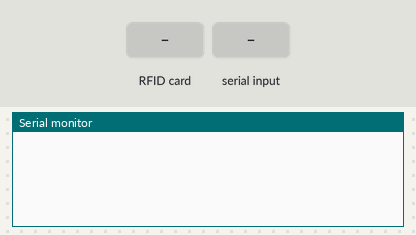
Bench run of a sketch on a simulated Arduino Uno, built with avr-gcc and run on an emulated ATmega328P. Parts: the last lines printed to the serial monitor. The test bench sets the inputs (shaded band).

Above: at 1.2 s.
1.3 s: RFID card 5E 7A 19 C4 held to the reader
At 1.7 s:
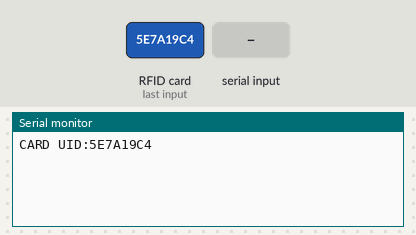
2.8 s: "WRTE" received over Serial
At 4.8 s:
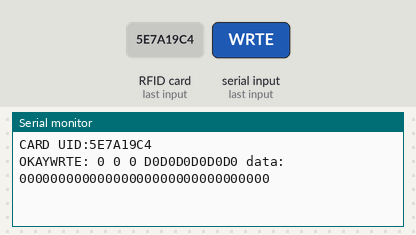
5.3 s: "READ" received over Serial
At 6.8 s:
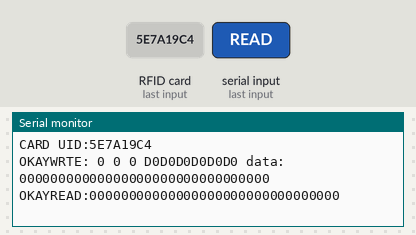
7.8 s: "CLSE" received over Serial
At 9.7 s:
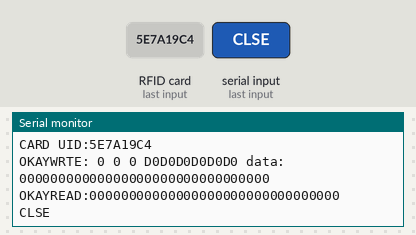

The sketch:

arduino.ino
```cpp
/*
 * CMD format: total length is 54 chars
 * | 4  |  4 | 2| 2| KEY        | Data
 *  WRTE   BA SZ TA FFFFFFFFFFFF 0123456789012345 * 2
 *  READ   BA SZ TA FFFFFFFFFFFF
 *  CLSE
 */

#include <SPI.h>
#include <MFRC522.h>

constexpr uint8_t RST_PIN  = 9;      // Configurable, see typical pin layout above
constexpr uint8_t SS_PIN   = 10;     // Configurable, see typical pin layout above
constexpr uint8_t ID_BLOCK = 4;      // id block
constexpr uint8_t ID_TRAILER_BLOCK = 7;

MFRC522 mfrc522(SS_PIN, RST_PIN);   // Create MFRC522 instance.

MFRC522::MIFARE_Key key;
MFRC522::PICC_Type piccType;

String cmd;

void setup() {
    // put your setup code here, to run once:
    Serial.begin(9600); // Initialize serial communications with the PC
    while (!Serial);    // Do nothing if no serial port is opened (added for Arduinos based on ATMEGA32U4)
    SPI.begin();        // Init SPI bus
    mfrc522.PCD_Init(); // Init MFRC522 card

    // Prepare the key (used both as key A and as key B)
    // using FFFFFFFFFFFFh which is the default at chip delivery from the factory
    for (byte i = 0; i < 6; i++) {
        key.keyByte[i] = 0xFF;
    }

    // Serial.println(F("Scan a MIFARE Classic PICC"));
    // Serial.print(F("Using key (for A and B):"));
    // dump_byte_array(key.keyByte, MFRC522::MF_KEY_SIZE);
    // Serial.println();
}

void loop() {
    // Look for new cards
    if ( ! mfrc522.PICC_IsNewCardPresent())
        return;

    // Select one of the cards
    if ( ! mfrc522.PICC_ReadCardSerial())
        return;

    // Show some details of the PICC (that is: the tag/card)
     Serial.print(F("CARD UID:"));
     dump_byte_array(mfrc522.uid.uidByte, mfrc522.uid.size);
     Serial.println();
    // Serial.print(F("PICC type: "));
    MFRC522::PICC_Type piccType = mfrc522.PICC_GetType(mfrc522.uid.sak);

    // Serial.println(mfrc522.PICC_GetTypeName(piccType));

    // Check for compatibility
    if ( piccType != MFRC522::PICC_TYPE_MIFARE_1K ) {
        Serial.println(F("This sample only works with MIFARE 1K Classic cards."));
        return;
    }

    byte blockAddr      = 0;
    byte size           = 0;
    byte trailerBlock   = 0;
    byte dataBlock[]    = {
        0x00, 0x00, 0x00, 0x00,
        0x00, 0x00, 0x00, 0x00,
        0x00, 0x00, 0x00, 0x00,
        0x00, 0x00, 0x00, 0x00,
        0x00, 0x00
    };

    byte buffer[18];
    MFRC522::StatusCode status;

    // Read command from Serial
    cmd = "";
    while (1) {
        if ( Serial.available() ) {
            cmd = Serial.readString();
        } else {
            continue;
        }
        if (cmd.length() < 4)
            continue;

        blockAddr    = cmd.substring(4, 8).toInt();
        size         = cmd.substring(8, 10).toInt();
        trailerBlock = cmd.substring(10, 12).toInt();
        byte pos = 12;

        for (byte i = 0; i < 6; i++) {
            byte hi, lo;
            hi = cmd[pos] >= 'A' ? cmd[pos] - 'A' + 10 : cmd[pos] - '0';
            pos++;
            lo = cmd[pos] >= 'A' ? cmd[pos] - 'A' + 10 : cmd[pos] - '0';
            pos++;
            key.keyByte[i] = hi * 16 + lo; // key is global
        }

        if (cmd.substring(0, 4) == "WRTE") {
            for (int i = 0; i < size; ++i) {
                byte hi, lo;
                hi = cmd[pos] >= 'A' ? cmd[pos] - 'A' + 10 : cmd[pos] - '0';
                pos++;
                lo = cmd[pos] >= 'A' ? cmd[pos] - 'A' + 10 : cmd[pos] - '0';
                pos++;
                dataBlock[i] = hi * 16 + lo;
            }

            if ( ! writeToBlock(blockAddr, trailerBlock, dataBlock, size)) {
                Serial.print("Close.\n");
                break; // end of cmd loop
            } else {
                Serial.print("OKAYWRTE: ");
            }
        } else if (cmd.substring(0, 4) == "READ") {
            size = sizeof(buffer);
            if ( ! readFromBlock(blockAddr, trailerBlock, buffer, size)) {
                Serial.print("CLSE.\n");
                break;
            } else {
                Serial.print("OKAYREAD:");
                dump_byte_array(buffer, 16);
            }
        } else if (cmd.substring(0, 4) == "CLSE") {
            Serial.print("CLSE\n");
            break; // end of cmd loop
        } else {
            Serial.print("CLSE. Wrong command.\n");
            break;
        }

        if (cmd.substring(0, 4) == "WRTE") {
            Serial.print(blockAddr, DEC);
            Serial.print(" ");
            Serial.print(size, DEC);
            Serial.print(" ");
            Serial.print(trailerBlock, DEC);
            Serial.print(" ");
            dump_byte_array(key.keyByte, MFRC522::MF_KEY_SIZE);
            Serial.print(" data: ");
            dump_byte_array(dataBlock, 16);
        }
        Serial.println();
    }

    // Halt PICC
    mfrc522.PICC_HaltA();
    // Stop encryption on PCD
    mfrc522.PCD_StopCrypto1();

    delay(1000);
}


int writeToBlock(byte blockAddr, byte trailerBlock, byte dataBlock[], byte size)
{
    MFRC522::StatusCode status;
    // Authenticate using key A or B
    status = (MFRC522::StatusCode) mfrc522.PCD_Authenticate(MFRC522::PICC_CMD_MF_AUTH_KEY_A, trailerBlock, &key, &(mfrc522.uid));
    if (status != MFRC522::STATUS_OK) {
        status = (MFRC522::StatusCode) mfrc522.PCD_Authenticate(MFRC522::PICC_CMD_MF_AUTH_KEY_B, trailerBlock, &key, &(mfrc522.uid));
        if (status != MFRC522::STATUS_OK) {
            Serial.print(F("FAIL: PCD_Authenticate() failed: "));
            Serial.println(mfrc522.GetStatusCodeName(status));
            return 0;
        }
    }

    status = (MFRC522::StatusCode) mfrc522.MIFARE_Write(blockAddr, dataBlock, size);
    if (status != MFRC522::STATUS_OK) {
        Serial.print(F("FAIL: MIFARE_Write() failed: "));
        Serial.println(mfrc522.GetStatusCodeName(status));
        return 0;
    }
    // dump_byte_array(dataBlock, 16); Serial.println();
    // Serial.println();
    return 1;
}

int readFromBlock(byte blockAddr, byte trailerBlock, byte buffer[], byte size)
{
    MFRC522::StatusCode status;
    // Authenticate using key A or B
    status = (MFRC522::StatusCode) mfrc522.PCD_Authenticate(MFRC522::PICC_CMD_MF_AUTH_KEY_A, trailerBlock, &key, &(mfrc522.uid));
    if (status != MFRC522::STATUS_OK) {
        status = (MFRC522::StatusCode) mfrc522.PCD_Authenticate(MFRC522::PICC_CMD_MF_AUTH_KEY_B, trailerBlock, &key, &(mfrc522.uid));
        if (status != MFRC522::STATUS_OK) {
            Serial.print(F("FAIL: PCD_Authenticate() failed: "));
            Serial.println(mfrc522.GetStatusCodeName(status));
            return 0;
        }
    }

    // Read block from sector-blockAddr
    status = (MFRC522::StatusCode) mfrc522.MIFARE_Read(blockAddr, buffer, &size);
    if (status != MFRC522::STATUS_OK) {
        Serial.print(F("FAIL: MIFARE_Read() failed: "));
        Serial.println(mfrc522.GetStatusCodeName(status));
        return 0;
    }
    return 1;
}


/**
 * Helper routine to dump a byte array as hex values to Serial.
 */
void dump_byte_array(byte *buffer, byte bufferSize) {
    for (byte i = 0; i < bufferSize; i++) {
        Serial.print(buffer[i] < 0x10 ? "0" : "");
        Serial.print(buffer[i], HEX);
    }
}
```

Measured:
- after the input at 1.3 s, the serial monitor: prints a new line at once (image 1)
- after the input at 2.8 s, the serial monitor: prints a new line after 1.0 s (image 2)
- after the input at 5.3 s, the serial monitor: prints a new line after 1.0 s (image 3)
- after the input at 7.8 s, the serial monitor: prints a new line after 1.0 s (image 4)
